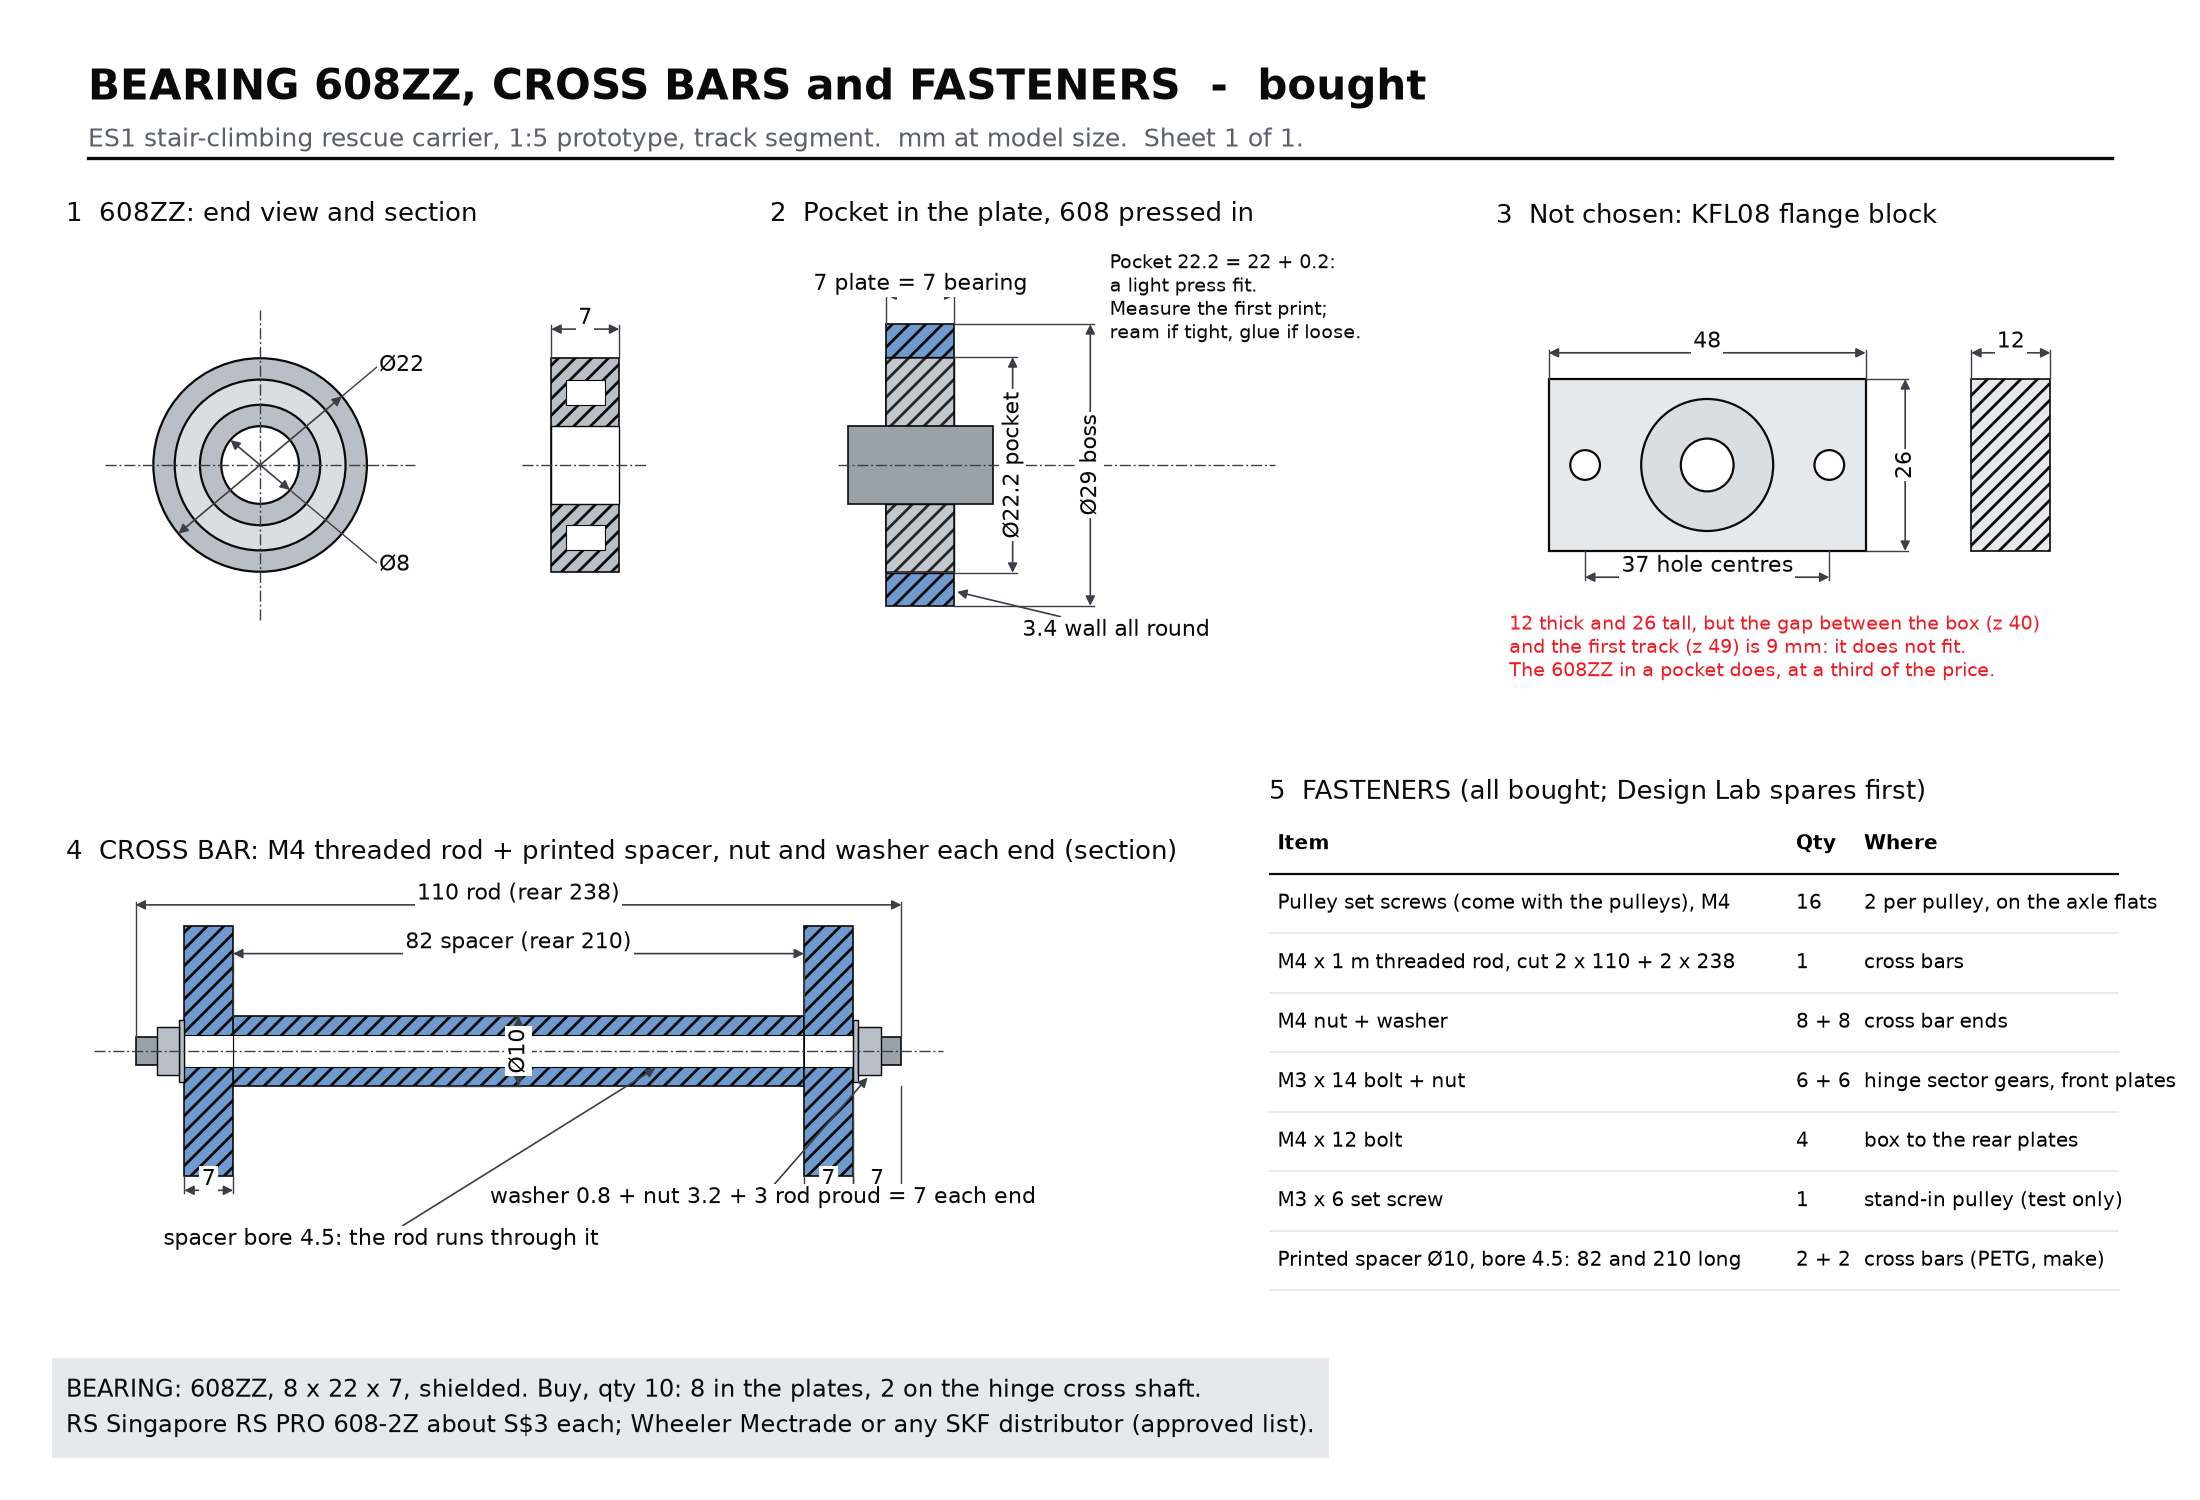

Python code for this plot:
"""Bearing 608ZZ, its pocket, the cross bars and every fastener: one sheet. Numbers from parts_spec.json (v2)."""
import sys
from pathlib import Path

sys.path.insert(0, str(Path(__file__).resolve().parents[1]))
from drawing import DIM, FILL, INK, MUTED, RED, SPEC, centreline, circle, dim_dia, dim_h, dim_v, leader, note_block, rect, save, sheet  # noqa: E402

P = SPEC["parts"]
BR, SP, CB, PU = P["bearing"], P["side_plate"], P["cross_bar"], P["pulley"]
OD, ID, W = BR["outside_dia_mm"], BR["bore_mm"], BR["width_mm"]       # 22, 8, 7
POCKET, T = SP["bearing_pockets"]["dia_mm"], SP["plate"]["thickness_mm"]  # 22.2, 7
BOSS = SP["plate"]["boss_radius_mm"]

fig, view = sheet("BEARING 608ZZ, CROSS BARS and FASTENERS  -  bought",
                  "ES1 stair-climbing rescue carrier, 1:5 prototype, track segment.  mm at model size.  Sheet 1 of 1.")

# 1. 608ZZ end view and section
ax = view([0.03, 0.50, 0.30, 0.38], "1  608ZZ: end view and section")
ax.set_xlim(-20, 48)
ax.set_ylim(-24, 24)
circle(ax, 0, 0, OD / 2, fill=FILL["bearing"])
circle(ax, 0, 0, OD / 2 - 2.2, fill="#d9dee3")
circle(ax, 0, 0, ID / 2 + 2.2, fill=FILL["bearing"])
circle(ax, 0, 0, ID / 2, fill="white")
centreline(ax, -16, 0, 16, 0)
centreline(ax, 0, -16, 0, 16)
dim_dia(ax, 0, 0, OD / 2, 40, f"Ø{OD:g}", length=16)
dim_dia(ax, 0, 0, ID / 2, -40, f"Ø{ID:g}", length=16)
xs = 30
rect(ax, xs, -OD / 2, W, OD, FILL["bearing"], hatch=True)
rect(ax, xs, -ID / 2, W, ID, "white", lw=0.5)
rect(ax, xs + 1.5, -OD / 2 + 2.2, W - 3, 2.6, "white", lw=0.4)
rect(ax, xs + 1.5, ID / 2 + 2.2, W - 3, 2.6, "white", lw=0.4)
dim_h(ax, xs, xs + W, OD / 2 + 3, f"{W:g}", ext_from=OD / 2)
centreline(ax, xs - 3, 0, xs + W + 3, 0)

# 2. pocket in the plate + press
ax2 = view([0.35, 0.50, 0.30, 0.38], "2  Pocket in the plate, 608 pressed in")
ax2.set_xlim(-12, 56)
ax2.set_ylim(-24, 24)
rect(ax2, 0, -BOSS, T, 2 * BOSS, FILL["petg"], hatch=True)          # the boss section round the pocket
rect(ax2, 0, -POCKET / 2, T, POCKET, "white", lw=0.5)
rect(ax2, 0, -OD / 2, W, OD, FILL["bearing"], hatch=True, alpha=0.85)
rect(ax2, 0, -ID / 2, W, ID, "white", lw=0.5)
rect(ax2, -4, -4, T + 8, 8, FILL["steel"], lw=0.6)                   # axle through it
centreline(ax2, -5, 0, 40, 0)
dim_h(ax2, 0, T, BOSS + 3, f"{T:g} plate = {W:g} bearing", ext_from=BOSS)
dim_v(ax2, -POCKET / 2, POCKET / 2, T + 6, f"Ø{POCKET:g} pocket", ext_from=T)
dim_v(ax2, -BOSS, BOSS, T + 14, f"Ø{2 * BOSS:g} boss", ext_from=T)
leader(ax2, (T, -BOSS + 1.5), (14, -17), f"{BOSS - POCKET / 2:.1f} wall all round")
ax2.text(23, 22, f"Pocket {POCKET:g} = {OD:g} + 0.2:\na light press fit.\nMeasure the first print;\nream if tight, glue if loose.",
         fontsize=7, color=INK, va="top")

# 3. KFL08, not chosen
ax3 = view([0.68, 0.50, 0.30, 0.38], "3  Not chosen: KFL08 flange block")
ax3.set_xlim(-32, 68)
ax3.set_ylim(-35, 35)
rect(ax3, -24, -13, 48, 26, FILL["light"], lw=0.8)
circle(ax3, 0, 0, 10, fill="#d9dee3")
circle(ax3, 0, 0, 4, fill="white")
for x in (-18.5, 18.5):
    circle(ax3, x, 0, 2.25, fill="white")
dim_h(ax3, -24, 24, 17, "48", ext_from=13)
dim_h(ax3, -18.5, 18.5, -17, "37 hole centres", ext_from=-13)
dim_v(ax3, -13, 13, 30, "26", ext_from=24)
rect(ax3, 40, -13, 12, 26, FILL["light"], hatch=True)
dim_h(ax3, 40, 52, 17, "12", ext_from=13)
ax3.text(-30, -33, "12 thick and 26 tall, but the gap between the box (z 40)\nand the first track (z 49) is 9 mm: it does not fit.\nThe 608ZZ in a pocket does, at a third of the price.",
         fontsize=7, color=RED, va="bottom")

# 4. cross bar
ax4 = view([0.03, 0.12, 0.50, 0.34], "4  CROSS BAR: M4 threaded rod + printed spacer, nut and washer each end (section)")
rf, sf, od = CB["front_segment"]["rod_length_mm"], CB["front_segment"]["spacer_length_mm"], CB["front_segment"]["spacer_od_mm"]
rr, sr = CB["rear_segment"]["rod_length_mm"], CB["rear_segment"]["spacer_length_mm"]
end = (rf - sf - 2 * T) / 2                 # 7 per end: washer 0.8 + nut 3.2 + 3 proud
s0 = 0
ax4.set_xlim(-24, sf + 2 * T + 2 * end + 24)
ax4.set_ylim(-30, 26)
rect(ax4, -T - end, -2, sf + 2 * T + 2 * end, 4, FILL["steel"], lw=0.6)      # rod
rect(ax4, 0, -od / 2, sf, od, FILL["petg"], hatch=True)                     # spacer
rect(ax4, 0, -2.25, sf, 4.5, "white", lw=0.4)
for x in (-T, sf):
    rect(ax4, x, -18, T, 36, FILL["petg"], hatch=True)                     # plates
    rect(ax4, x, -2.25, T, 4.5, "white", lw=0.4)
for x, sd in ((-T, -1), (sf + T, 1)):
    rect(ax4, x if sd > 0 else x - 0.8, -4.5, 0.8, 9, FILL["bearing"], lw=0.5)           # washer
    rect(ax4, (x + 0.8) if sd > 0 else x - 4.0, -3.5, 3.2, 7, FILL["bearing"], lw=0.5)   # nut
centreline(ax4, -T - end - 6, 0, sf + T + end + 6, 0)
dim_h(ax4, 0, sf, od / 2 + 9, f"{sf:g} spacer (rear {sr:g})", ext_from=od / 2)
dim_h(ax4, -T, 0, -20, f"{T:g}", ext_from=-18)
dim_h(ax4, sf, sf + T, -20, f"{T:g}", ext_from=-18)
dim_h(ax4, -T - end, sf + T + end, 21, f"{rf:g} rod (rear {rr:g})", ext_from=2)
dim_h(ax4, sf + T, sf + T + end, -20, f"{end:g}", ext_from=-5)
dim_v(ax4, -od / 2, od / 2, sf / 2, f"Ø{od:g}", ext_from=sf / 2 - 12)
leader(ax4, (sf + T + 0.8 + 1.6, -3.5), (sf * 0.45, -21), "washer 0.8 + nut 3.2 + 3 rod proud = 7 each end")
leader(ax4, (sf / 2 + 20, -2.25), (-10, -27), "spacer bore 4.5: the rod runs through it")

# 5. fastener table
ax5 = view([0.56, 0.12, 0.42, 0.34], "5  FASTENERS (all bought; Design Lab spares first)")
ax5.set_xlim(0, 100)
ax5.set_ylim(0, 60)
rows = [
    ("Item", "Qty", "Where"),
    ("Pulley set screws (come with the pulleys), M4", "16", "2 per pulley, on the axle flats"),
    ("M4 x 1 m threaded rod, cut 2 x 110 + 2 x 238", "1", "cross bars"),
    ("M4 nut + washer", "8 + 8", "cross bar ends"),
    ("M3 x 14 bolt + nut", "6 + 6", "hinge sector gears, front plates"),
    ("M4 x 12 bolt", "4", "box to the rear plates"),
    ("M3 x 6 set screw", "1", "stand-in pulley (test only)"),
    ("Printed spacer Ø10, bore 4.5: 82 and 210 long", "2 + 2", "cross bars (PETG, make)"),
]
for i, (a, b, c) in enumerate(rows):
    y = 56 - i * 7
    w = "bold" if i == 0 else "normal"
    ax5.text(1, y, a, fontsize=7.2, fontweight=w, va="center")
    ax5.text(62, y, b, fontsize=7.2, fontweight=w, va="center")
    ax5.text(70, y, c, fontsize=7.2, fontweight=w, va="center")
    ax5.plot([0, 100], [y - 3.5, y - 3.5], color="#e3e6e9", lw=0.6)
ax5.plot([0, 100], [52.5, 52.5], color=INK, lw=0.8)
note_block(fig, [
    f"BEARING: 608ZZ, {ID:g} x {OD:g} x {W:g}, shielded. Buy, qty {BR['qty_total']}: 8 in the plates, 2 on the hinge cross shaft.",
    "RS Singapore RS PRO 608-2Z about S$3 each; Wheeler Mectrade or any SKF distributor (approved list).",
], x=0.03, y=0.085, w=0.60)
save(fig, "part_bearing_and_fasteners")
